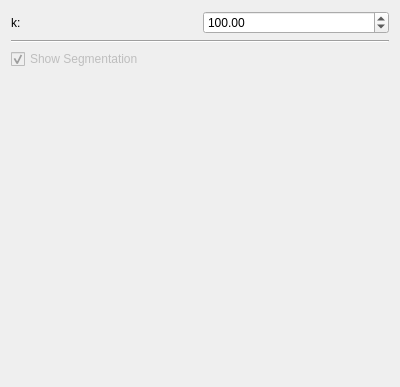
<?xml version="1.0" encoding="UTF-8"?>
<ui version="4.0">
 <class>SegmentationControl</class>
 <widget class="QWidget" name="SegmentationControl">
  <property name="geometry">
   <rect>
    <x>0</x>
    <y>0</y>
    <width>400</width>
    <height>387</height>
   </rect>
  </property>
  <property name="windowTitle">
   <string>Form</string>
  </property>
  <layout class="QVBoxLayout" name="verticalLayout">
   <item>
    <layout class="QGridLayout" name="paramLayout">
     <item row="0" column="0">
      <widget class="QLabel" name="kTextLabel">
       <property name="text">
        <string>k:</string>
       </property>
      </widget>
     </item>
     <item row="0" column="1">
      <widget class="QDoubleSpinBox" name="kSpinBox">
       <property name="maximum">
        <double>1000000.000000000000000</double>
       </property>
       <property name="value">
        <double>100.000000000000000</double>
       </property>
      </widget>
     </item>
    </layout>
   </item>
   <item>
    <widget class="Line" name="line_8">
     <property name="orientation">
      <enum>Qt::Horizontal</enum>
     </property>
    </widget>
   </item>
   <item>
    <layout class="QGridLayout" name="showLayout">
     <item row="0" column="0">
      <widget class="QCheckBox" name="showSegmentationCheckBox">
       <property name="enabled">
        <bool>false</bool>
       </property>
       <property name="text">
        <string>Show Segmentation</string>
       </property>
       <property name="checked">
        <bool>true</bool>
       </property>
      </widget>
     </item>
    </layout>
   </item>
   <item>
    <spacer name="verticalSpacer">
     <property name="orientation">
      <enum>Qt::Vertical</enum>
     </property>
     <property name="sizeType">
      <enum>QSizePolicy::Expanding</enum>
     </property>
     <property name="sizeHint" stdset="0">
      <size>
       <width>20</width>
       <height>40</height>
      </size>
     </property>
    </spacer>
   </item>
  </layout>
  <action name="testAction">
   <property name="text">
    <string>Test</string>
   </property>
  </action>
 </widget>
 <resources/>
 <connections>
  <connection>
   <sender>showSegmentationCheckBox</sender>
   <signal>toggled(bool)</signal>
   <receiver>SegmentationControl</receiver>
   <slot>showSegmentationToggled(bool)</slot>
   <hints>
    <hint type="sourcelabel">
     <x>199</x>
     <y>108</y>
    </hint>
    <hint type="destinationlabel">
     <x>199</x>
     <y>193</y>
    </hint>
   </hints>
  </connection>
  <connection>
   <sender>kSpinBox</sender>
   <signal>valueChanged(double)</signal>
   <receiver>SegmentationControl</receiver>
   <slot>kChanged(double)</slot>
   <hints>
    <hint type="sourcelabel">
     <x>296</x>
     <y>23</y>
    </hint>
    <hint type="destinationlabel">
     <x>199</x>
     <y>193</y>
    </hint>
   </hints>
  </connection>
 </connections>
 <slots>
  <slot>kChanged(double)</slot>
  <slot>showSegmentationToggled(bool)</slot>
 </slots>
</ui>
